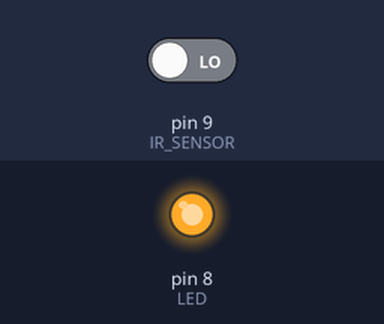
This sketch was run on a simulated Arduino Uno, built with avr-gcc and run on an emulated ATmega328P. Shown: output pins drawn as LEDs (lit = HIGH). The test bench sets the inputs (shaded band); at power-on: pin 9 (IR_SENSOR) LOW.

Above: at 1.2 s.
1.3 s: pin 9 (IR_SENSOR) driven HIGH
At 2.5 s:
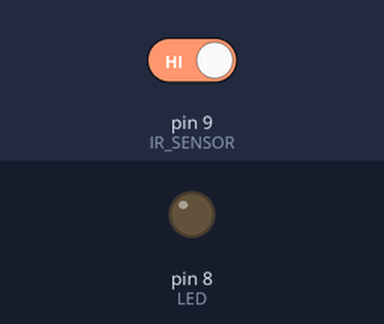
2.8 s: pin 9 (IR_SENSOR) driven LOW
At 3.7 s:
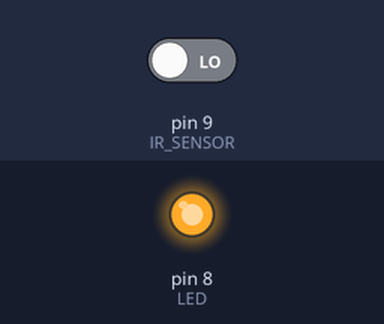
Timing chart, 0 to 5.8 s (numbered marks = the images above; inputs shaded):
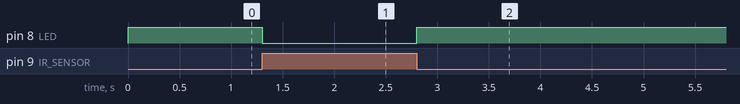

The sketch:

Code3_IRSensorLED.ino
```cpp
#include <Wire.h>

#define IR_SENSOR 9
#define LED 8

void setup() {
  Wire.begin(8); // Slave address 8
  Wire.onRequest(requestEvent);

  pinMode(IR_SENSOR, INPUT);
  pinMode(LED, OUTPUT);
  digitalWrite(LED, LOW);
}

void loop() {
  int detection = digitalRead(IR_SENSOR);
  digitalWrite(LED, !detection);
  delay(100);
}

void requestEvent() {
  Wire.write(digitalRead(IR_SENSOR));
}
```

Measured:
- after the input at 1.3 s, pin 8 (LED): HIGH → LOW at once
- after the input at 2.8 s, pin 8 (LED): LOW → HIGH at once
